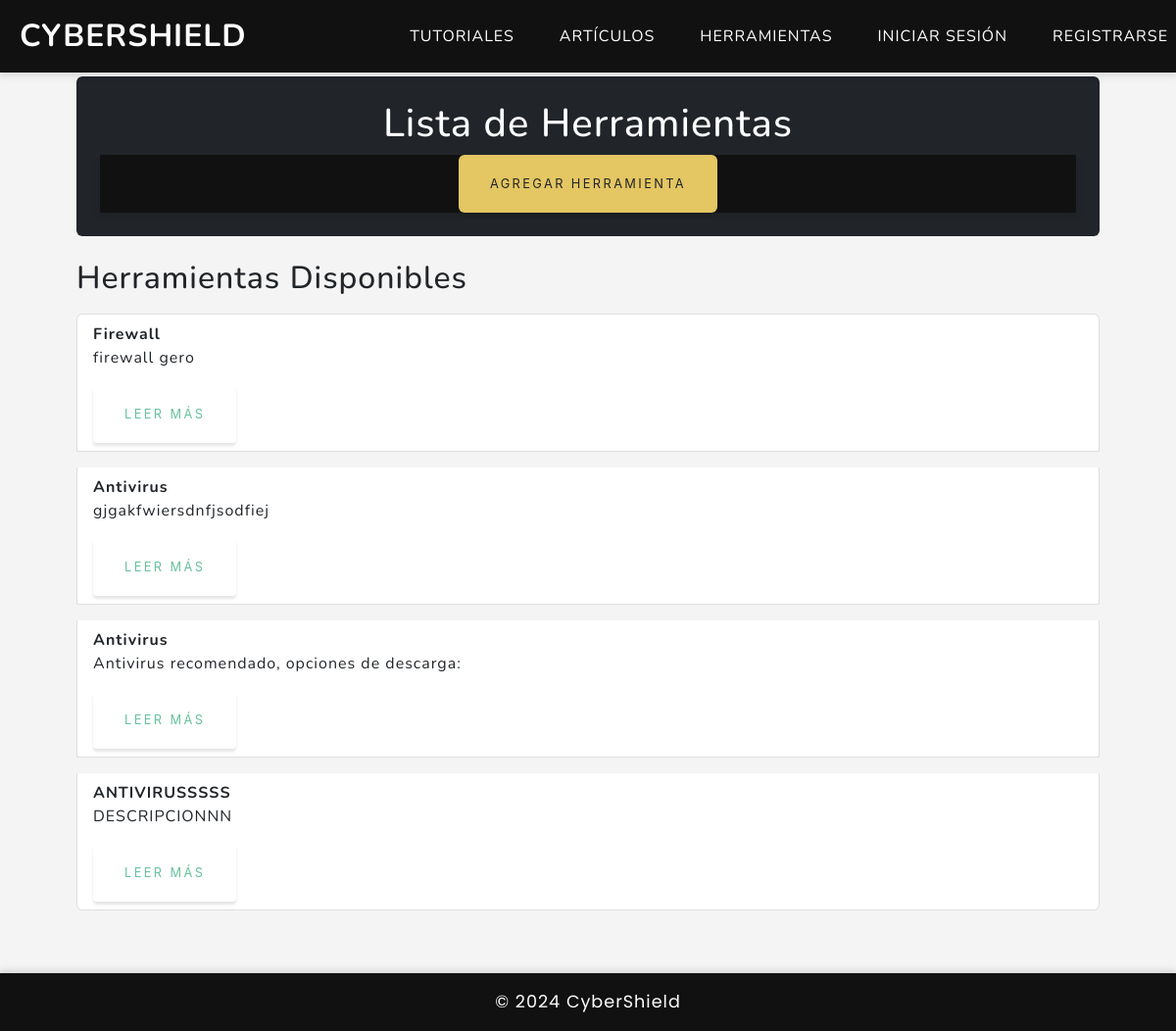
Before: /herramientas/ with the older database file.
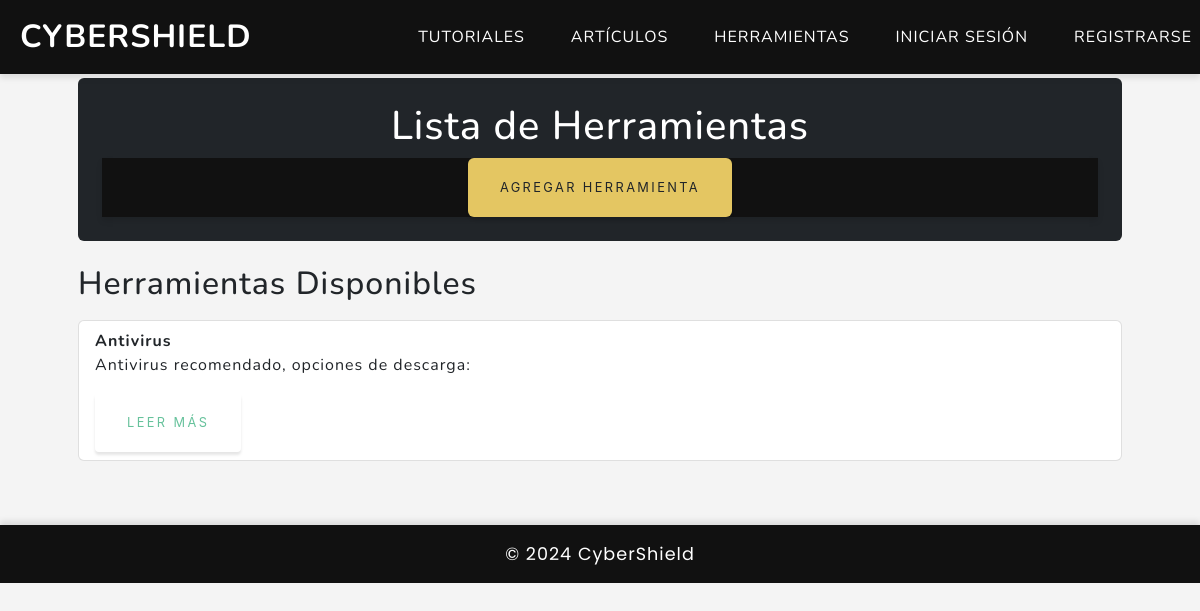
After: the same page with the newer database file.
### AppGero/models.py (models this page shows, shortened)
class Herramienta(models.Model):
    nombre = models.CharField(max_length=100)
    descripcion = models.TextField()
    url = models.URLField(null=True, blank=True)

### AppGero/views.py (the view)
# urls.py: path('herramientas/', views.leerHerramientas, name='lista_herramientas'),
def leerHerramientas(request):
    herramientas = Herramienta.objects.all()  # Recupera todas las herramientas
    contexto = {"herramientas": herramientas}
    return render(request, "appgero/herramienta.html", contexto)  # Usamos herramienta.html

### AppGero/templates/appgero/herramienta.html (shortened to what this page needs)
{% extends 'AppGero/padre.html' %}
{% block content %}
    <div class="container px-4 px-lg-5 py-5">
        <header class="mb-4 bg-dark p-4 rounded">
            <h1 class="text-center text-white">Lista de Herramientas</h1>
            <nav class="text-center">
                <a href="{% url 'agregar_herramienta' %}" class="btn btn-warning text-dark">Agregar Herramienta</a>
            </nav>
        </header>
        <main>
            <h2 class="text-dark mb-3">Herramientas Disponibles</h2>
            <ul class="list-group">
                {% for herramienta in herramientas %}
                    <li class="list-group-item mb-3">
                        <strong>{{ herramienta.nombre }}</strong><br>
                        <p>{{ herramienta.descripcion }}</p>
                        <a href="{% url 'detalle_herramienta' herramienta.id %}" class="btn btn-outline-success btn-sm">Leer más</a>
                    </li>
                {% empty %}
                    <p>No hay herramientas disponibles.</p>
                {% endfor %}
            </ul>
        </main>
    </div>
{% endblock %}

Changed rows visible on the page:
removed Herramienta: nombre "Firewall", descripcion "firewall gero"
removed Herramienta: nombre "Antivirus", descripcion "gjgakfwiersdnfjsodfiej"
removed Herramienta: nombre "ANTIVIRUSSSSS", descripcion "DESCRIPCIONNN"
